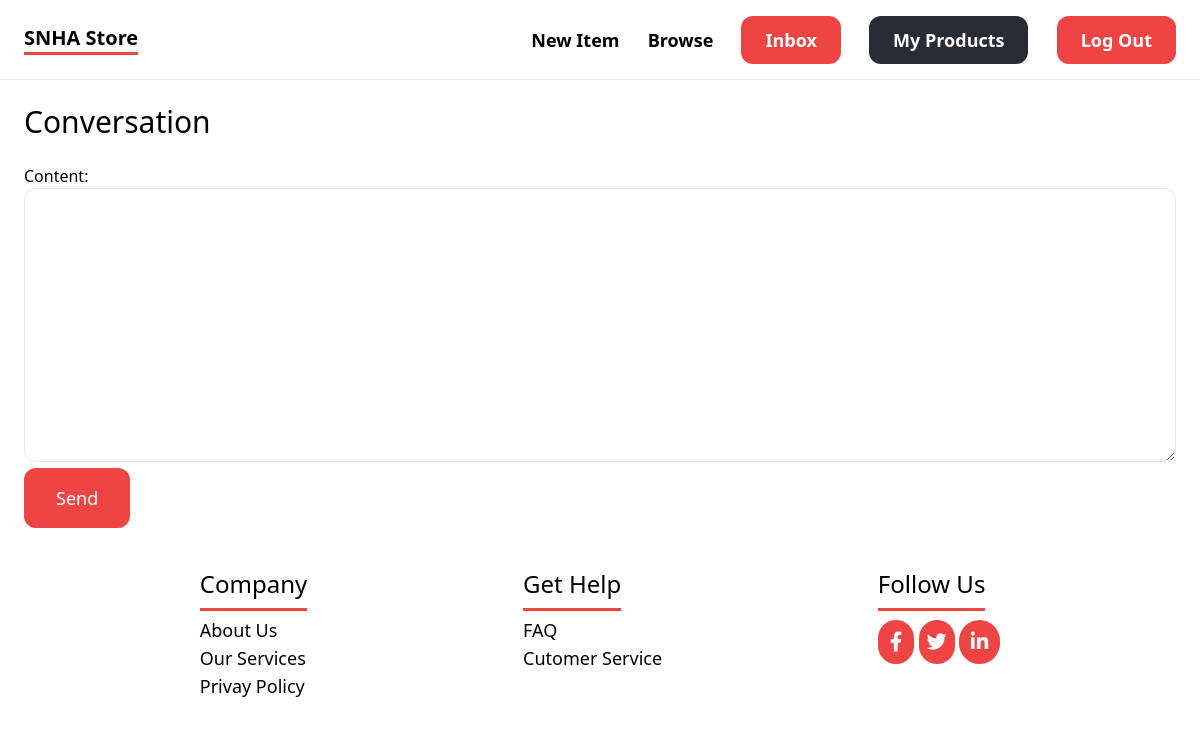
Before: /conversation/1/ (signed in) with the older database file.
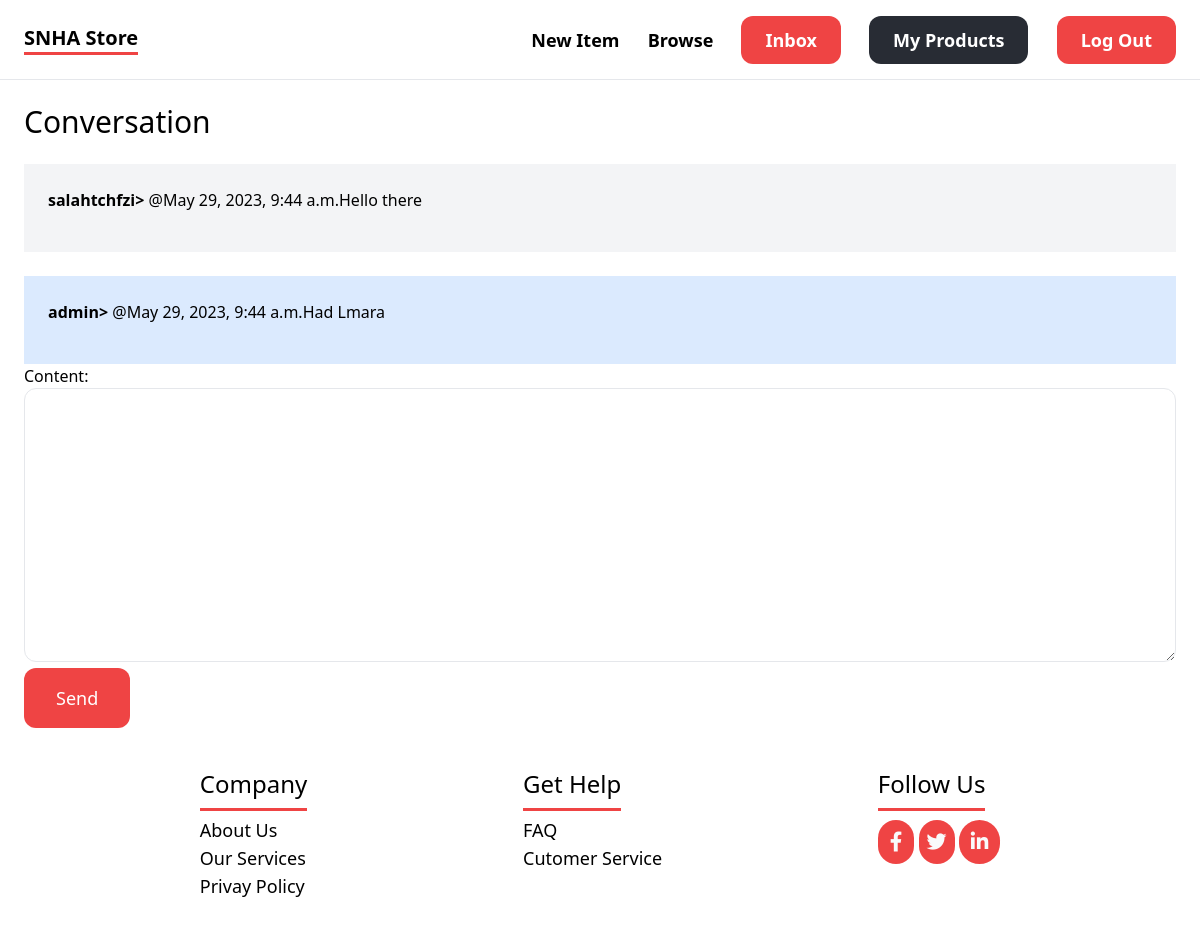
After: the same page with the newer database file.
### converstaion/models.py (models this page shows)
class ConvertsationMessage(models.Model):
    conversation = models.ForeignKey(Conversation,related_name='messages',on_delete=models.CASCADE)
    content = models.TextField()
    created_at = models.DateTimeField(auto_now_add=True)
    created_by = models.ForeignKey(User,related_name='created_messages',on_delete=models.CASCADE)

### converstaion/views.py (the view)
# urls.py: path("<int:pk>/",detail,name="detail"),
@login_required
def detail(request,pk):
    conversation = Conversation.objects.filter(members__in=[request.user.id]).get(pk=pk)
    if request.method == "POST":
        form = ConversationMessageForm (request.POST)
        if form.is_valid():
            conversation_message = form.save(commit=False)
            conversation_message.conversation = conversation
            conversation_message.created_by = request.user
            conversation_message.save()
            conversation.save()
            return redirect('conversation:detail',pk=pk)
    else:
        form = ConversationMessageForm ()
    return render(request,'conversation/detail.html',{
        'conversation':conversation,
        'form':form
    })

### converstaion/forms.py
class ConversationMessageForm(forms.ModelForm):
    class Meta:
        model = ConvertsationMessage
        fields = ('content',)
        widgets = {
            'content':forms.Textarea(attrs={
                'class':'w-full py-4 px-6 rounded-xl border'
            })
        }

### templates/conversation/detail.html (shortened to what this page needs)
{% extends 'core/base.html' %}
{% block content %}
    <h1 class="mb-6 text-3xl">Conversation</h1>
    <div class="space-y-6">
        {% for message in conversation.messages.all   %}
            <div class="p-6 flex  {% if message.created_by == request.user %}bg-blue-100  {% else %} bg-gray-100 {% endif %} bgrounded-xl">
                <p class="mb-4"><strong>{{message.created_by.username}}></strong> @{{message.created_at}}</p>
                <p>{{message.content}}</p>
            </div>
        {% endfor %}
    </div>
    <form method="POST" action=".">
        {{form.as_p}}
        <button class="py-4 px-8 text-lg bg-red-500 hover:bg-red-700 rounded-xl text-white">Send</button>
    </form>
{% endblock content %}

Changed rows visible on the page:
added ConvertsationMessage: created_by.username "salahtchfzi", created_at "May 29, 2023, 9:44 a.m.", content "Hello there"
added ConvertsationMessage: created_by.username "admin", created_at "May 29, 2023, 9:44 a.m.", content "Had Lmara"
